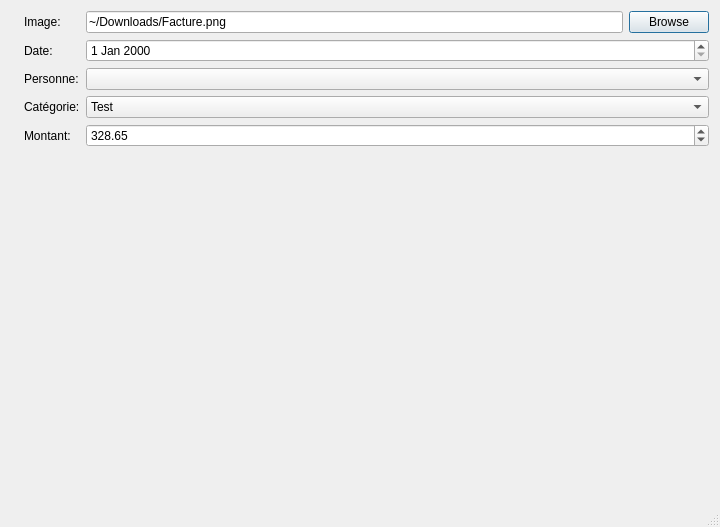
<?xml version="1.0" encoding="UTF-8"?>
<ui version="4.0">
 <class>Dialog</class>
 <widget class="QDialog" name="Dialog">
  <property name="geometry">
   <rect>
    <x>0</x>
    <y>0</y>
    <width>720</width>
    <height>527</height>
   </rect>
  </property>
  <property name="windowTitle">
   <string>Dialog</string>
  </property>
  <property name="sizeGripEnabled">
   <bool>true</bool>
  </property>
  <layout class="QHBoxLayout" name="horizontalLayout_2">
   <item>
    <widget class="QLabel" name="Image_Display">
     <property name="text">
      <string/>
     </property>
     <property name="pixmap">
      <pixmap resource="../../Downloads/Test.qrc">:/165-3c78ee28644560efbaecb13ecfe177814d9fb9c573b9185a37a5a409adc06fa5.png</pixmap>
     </property>
    </widget>
   </item>
   <item>
    <layout class="QFormLayout" name="formLayout">
     <property name="leftMargin">
      <number>0</number>
     </property>
     <item row="0" column="1">
      <layout class="QHBoxLayout" name="Image">
       <item>
        <widget class="QLineEdit" name="Image_file">
         <property name="text">
          <string>~/Downloads/Facture.png</string>
         </property>
         <property name="readOnly">
          <bool>true</bool>
         </property>
        </widget>
       </item>
       <item>
        <widget class="QPushButton" name="Image_button">
         <property name="text">
          <string>Browse</string>
         </property>
        </widget>
       </item>
      </layout>
     </item>
     <item row="0" column="0">
      <widget class="QLabel" name="label_1">
       <property name="text">
        <string>Image:</string>
       </property>
      </widget>
     </item>
     <item row="1" column="0">
      <widget class="QLabel" name="label_3">
       <property name="text">
        <string>Date:</string>
       </property>
      </widget>
     </item>
     <item row="1" column="1">
      <widget class="QDateEdit" name="Date"/>
     </item>
     <item row="2" column="0">
      <widget class="QLabel" name="label_4">
       <property name="text">
        <string>Personne:</string>
       </property>
      </widget>
     </item>
     <item row="2" column="1">
      <widget class="QComboBox" name="Personne"/>
     </item>
     <item row="3" column="1">
      <widget class="QComboBox" name="Categorie">
       <item>
        <property name="text">
         <string>Test</string>
        </property>
       </item>
       <item>
        <property name="text">
         <string>Test 2</string>
        </property>
       </item>
      </widget>
     </item>
     <item row="3" column="0">
      <widget class="QLabel" name="label_5">
       <property name="text">
        <string>Catégorie:</string>
       </property>
      </widget>
     </item>
     <item row="4" column="0">
      <widget class="QLabel" name="label_2">
       <property name="text">
        <string>Montant:</string>
       </property>
      </widget>
     </item>
     <item row="4" column="1">
      <widget class="QDoubleSpinBox" name="Montant">
       <property name="maximum">
        <double>100000000000000000.000000000000000</double>
       </property>
       <property name="value">
        <double>328.649999999999977</double>
       </property>
      </widget>
     </item>
    </layout>
   </item>
  </layout>
 </widget>
 <resources>
  <include location="../../Downloads/Test.qrc"/>
 </resources>
 <connections/>
</ui>
